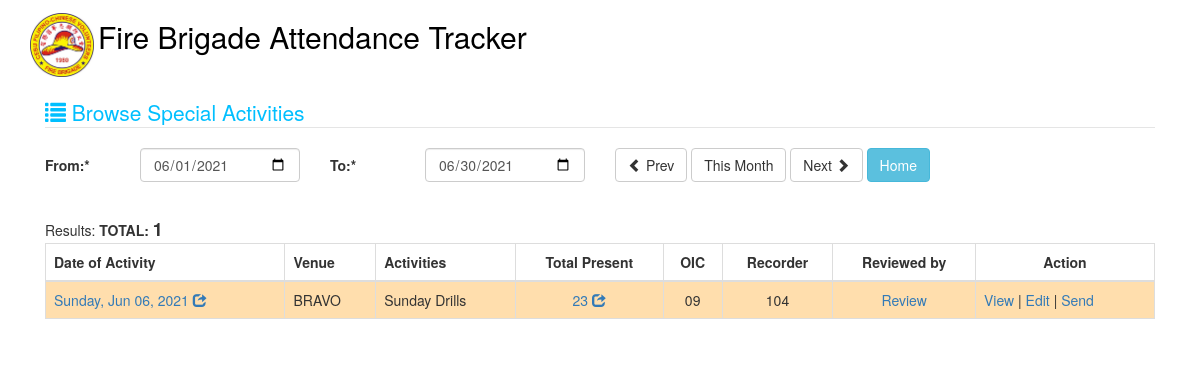
The page /index.php/special/lists on the database its author committed.
### tables this page shows
CREATE TABLE IF NOT EXISTS `special_activity` (
  `id` bigint(20) NOT NULL AUTO_INCREMENT,
  `date_of_special` date NOT NULL,
  `activity` text NOT NULL,
  `venue` text NOT NULL,
  `oic` varchar(10) NOT NULL,
  `remarks` text NOT NULL,
  `recorder` varchar(10) NOT NULL,
  `approved_by` varchar(10) DEFAULT NULL,
  `sent` tinyint(1) DEFAULT '0',
  `replied` tinyint(1) DEFAULT '0',
  PRIMARY KEY (`id`)
);

### application/controllers/Special.php (called while the page is built, shortened)
<?php
class Special extends CI_Controller {
    function __construct() {
        $this->load->helper('form');
        $this->load->helper('url');
        $this->load->model('special_model');
        $this->load->library('form_validation');
    }
    public function lists()
    {
        $data['selected_title'] = '';
        $data['from_date'] = date('Y-m-01');
        $d = new DateTime( date('Y-m-d') );
        $data['to_date'] = $d->format( 'Y-m-t' );
        $data['special_list'] = [];
        $data['special_count'] = 0;
        if ($_POST) {
            if (isset($_POST['prev'])) {
                $data['from_date'] = date('Y-m-01', strtotime($this->input->post('from_date')." -1 month"));
                $d = new DateTime( date('Y-m-d', strtotime($this->input->post('from_date')." -1 month")) );
                $data['to_date'] = $d->format( 'Y-m-t' );
            }
            else if (isset($_POST['next'])) {
                $data['from_date'] = date('Y-m-01', strtotime($this->input->post('from_date')." +1 month"));
                $d = new DateTime( date('Y-m-d', strtotime($this->input->post('from_date')." +1 month")) );
                $data['to_date'] = $d->format( 'Y-m-t' );
            }
            else {
                $data['from_date'] = $this->input->post('from_date');
                $data['to_date'] = $this->input->post('to_date');
            }
            $this->form_validation->set_rules('from_date', 'from_date', 'required');
            $this->form_validation->set_rules('to_date', 'to_date', 'required');
            if ($this->form_validation->run() != false){
                $data['special_list'] = $this->special_model->get_special_list_range($data['from_date'], $data['to_date']);
                $data['special_count'] = count($data['special_list']);
            }
        }
        else {
            $data['special_list'] = $this->special_model->get_special_list_range($data['from_date'], $data['to_date']);
            $data['special_count'] = count($data['special_list']);
        }
        $this->load->view('special_lists', $data);
    }
}

### index.php (called while the page is built, shortened)
<?php
require_once BASEPATH.'core/CodeIgniter.php';

### application/models/special_model.php (called while the page is built, shortened)
<?php
class Special_model extends CI_Model {
    public function get_special_list_range($from_date, $to_date)
    {
        $query = "SELECT t.*, count(*) AS 'total' FROM `special_activity` t
            LEFT JOIN special_activity_attendance ta ON ta.special_id = t.id
            WHERE `date_of_special` >= '$from_date'
            AND `date_of_special` <= '$to_date'
            GROUP BY ta.special_id
            ORDER BY `date_of_special` DESC";
        $query = $this->db->query($query);
        return $query->result();
    }
}

### application/views/special_lists.php (the view, shortened to what this page needs)
?><!DOCTYPE html>
<html lang="en">
<head>
    <link href="<?= base_url();?>bootstrap/css/bootstrap.css" rel="stylesheet">
</head>
<body>
<div class="container">
    <?php include 'base.inc'; ?>
    <div>&nbsp;</div>
    <div class="col-lg-12">
        <fieldset>
            <legend style="color: deepskyblue;"><span class="glyphicon glyphicon-list"></span> Browse Special Activities</legend>
            <form class="form-horizontal" role="form" id="special_review_form" action='<?= base_url();?>index.php/special/lists' method="post">
                <div class="form-group">
                   <div class="col-lg-1">
                       <label for="title" class="control-label">From:*</label>
                   </div>
                   <div class="col-lg-2">
                       <input type="date" onchange="loadFireLocation();" class="form-control" name="from_date" id="from_date" value="<?=$from_date;?>" autofocus>
                   </div>
                    <div class="col-lg-1">
                        <label for="title" class="control-label">To:*</label>
                    </div>
                    <div class="col-lg-2">
                        <input type="date" onchange="loadFireLocation();" class="form-control" name="to_date" id="to_date" value="<?=$to_date;?>" autofocus>
                    </div>
                   <div class="col-lg-4">
                        <div class="bs-example" data-example-id="single-button-dropdown">
                           <div class="btn-group">
                               <button type="submit" class="btn btn-default" name="prev" value=""><span class="glyphicon glyphicon-chevron-left"></span> Prev</button>
                           </div>
                           <div class="btn-group">
                               <a href="<?= base_url();?>index.php/special/lists" class="btn btn-default" >This Month</a>
                           </div>
                           <div class="btn-group">
                               <button type="submit" class="btn btn-default" name="next" value="">Next <span class="glyphicon glyphicon-chevron-right"></span></button>
                           </div>
                            <div class="btn-group">
                                <a href="<?= base_url();?>index.php/main" class="btn btn-info" >Home</a>
                            </div>
                        </div>
                    </div>
                </div>
            </form>
            <br>
            Results: <span style="font-weight: bold;">TOTAL: <span style="font-size: 18px;"><?=$special_count;?></span></span>
            <div >
                <table class="table table-striped table-bordered table-hover" id="dataTables-example">
                    <thead>
                        <tr>
                            <th>Date of Activity</th>
                            <th>Venue</th>
                            <th>Activities</th>
                            <th style="text-align: center;">Total Present</th>
                            <th style="text-align: center;">OIC</th>
                            <th style="text-align: center;">Recorder</th>
                            <th style="text-align: center;">Reviewed by</th>
                            <th style="text-align: center;">Action</th>
                        </tr>
                    </thead>
                    <tbody>
                        <?php if (count($special_list) > 0) {?>
                            <?php foreach ($special_list as $key => $value) {?>
                            <tr>
                                <td title="show details"><a href="special_details/<?=$value->id;?>" data-toggle="modal" data-target="#myLargeModalLabel"><?php echo date('l, M d, Y',strtotime($value->date_of_special)); ?> <span class="glyphicon glyphicon-share"></span></a></td>
                                <td><?php echo $value->venue; ?></td>
                                <td><?php echo $value->activity; ?></td>
                                <td style="text-align: center" title="show details"><a href="special_details/<?=$value->id;?>" data-toggle="modal" data-target="#myLargeModalLabel"><?php echo $value->total; ?> <span class="glyphicon glyphicon-share"></span></a></td>
                                <td style="text-align: center"><?php echo $value->oic; ?></td>
                                <td style="text-align: center"><?php echo $value->recorder; ?></td>
                                <td style="text-align: center">
                                    <?php if($value->approved_by == null){ ?>
                                        <a href="special_details/<?=$value->id;?>" data-toggle="modal" data-target="#myLargeModalLabel">Review</a>
                                    <?php } else { ?>
                                    <?php echo $value->approved_by; ?>
                                    <?php } ?>
                                </td>
                                <td title="show actions">
                                    <a href="special_details/<?=$value->id;?>" data-toggle="modal" data-target="#myLargeModalLabel">View</a> |
                                    <a href="special_edit/<?=$value->id;?>" data-toggle="modal" data-target="#editspecialDetails">Edit</a> |
                                    <?php if($value->approved_by == null){ ?>
                                    <a href="#" onclick="return sendSpecial(<?=$value->id;?>);">Send</a>
                                    <?php } ?>
                                </td>
                            </tr>
                            <?php } ?>
                        <?php } else {?>
                            <tr>
                                <td colspan="8">No Results Found. Please select another date range.</td>
                            </tr>
                        <?php }?>
                    </tbody>
                </table>
            </div>
        </fieldset>
    </div>
</div>
</body>
</html>

### rows shown on the page
special_activity: date_of_special "Sunday, Jun 06, 2021", venue "BRAVO", activity "Sunday Drills", total "23", oic "09", recorder "104"

### other values the page prints
$special_count "1"
